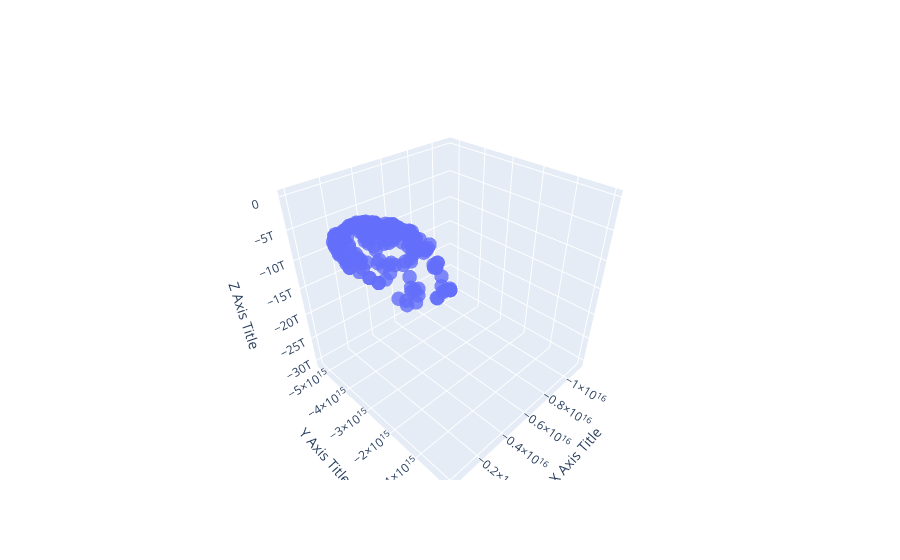

Source (notebook cell):
### Code cell
import plotly.graph_objects as go
import numpy as np

# Assuming your data is stored in the variable all_points_3d
# Reshape the data from (11159, 3, 1) to (11159, 3)
all_points_3d = all_points_3d.reshape(11159, 3)

# Create the 3D scatter plot
fig = go.Figure(data=[go.Scatter3d(
    x=all_points_3d[:, 0],
    y=all_points_3d[:, 1],
    z=all_points_3d[:, 2],
    mode='markers',
    marker=dict(
        size=5,
        opacity=0.8,
    )
)])

# Set axis labels
fig.update_layout(scene=dict(
    xaxis_title='X Axis Title',
    yaxis_title='Y Axis Title',
    zaxis_title='Z Axis Title'
))

# Show the plot
fig.show()

### Figure 1 — Plotly figure (JSON) as saved in the notebook; plotly's stock layout.template omitted (floating-point values rounded to 4 significant figures; data arrays with more than 128 entries replaced by an {"elided": "..."} marker saying what was removed)
{"data": [{"marker": {"opacity": 0.8, "size": 5}, "mode": "markers", "type": "scatter3d", "x": {"elided": "11159 float values"}, "y": {"elided": "11159 float values"}, "z": {"elided": "11159 float values"}}], "layout": {"scene": {"xaxis": {"title": {"text": "X Axis Title"}}, "yaxis": {"title": {"text": "Y Axis Title"}}, "zaxis": {"title": {"text": "Z Axis Title"}}}}}
